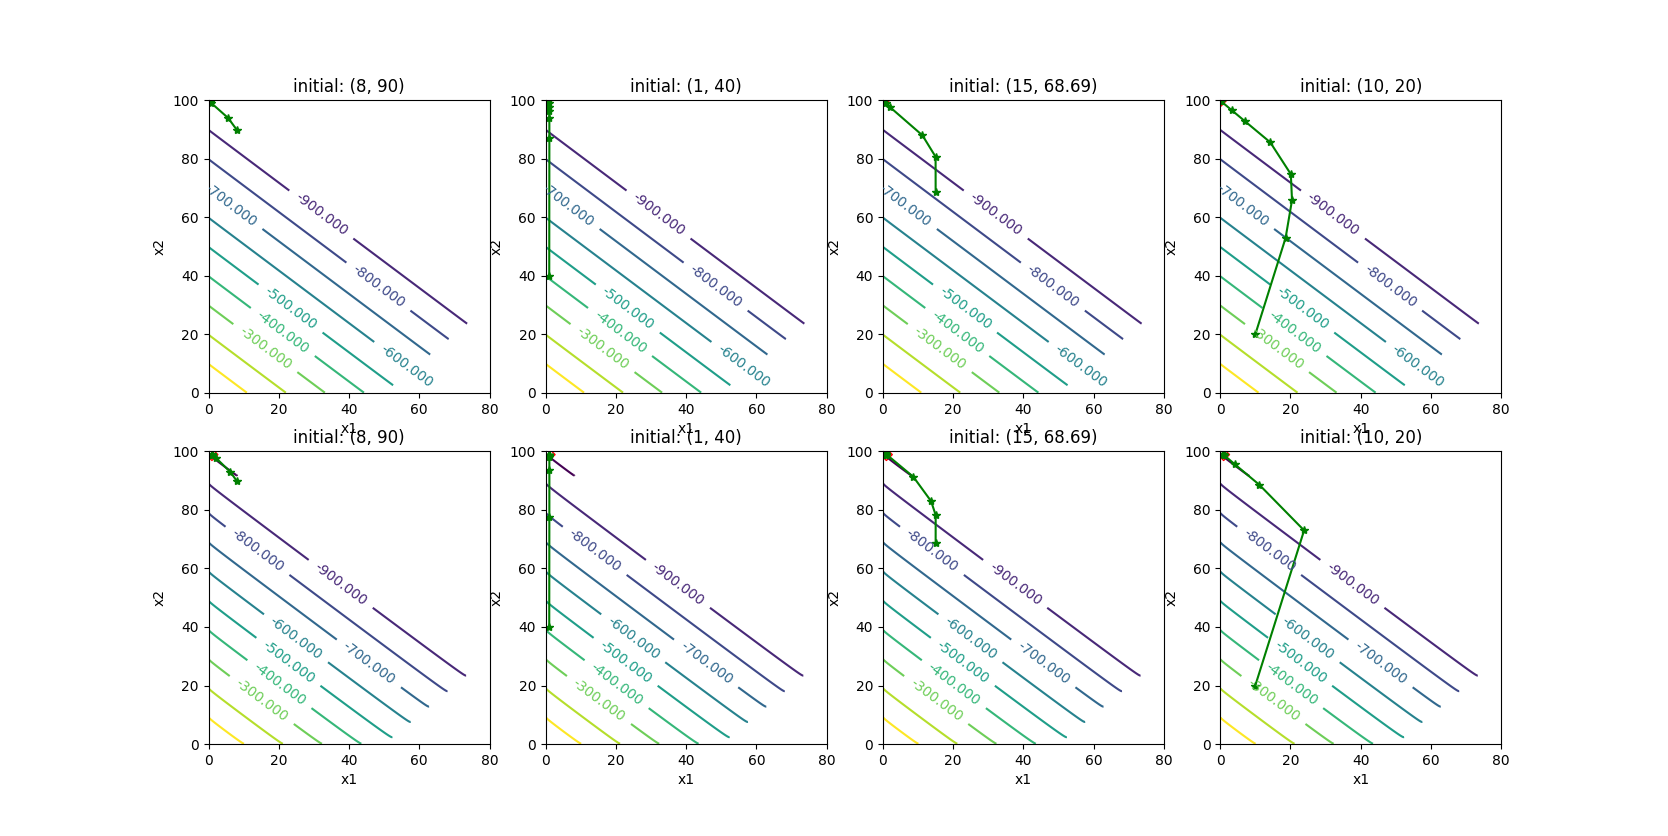

This chart was generated by the following Python code:
import numpy as np
from math import log
import matplotlib.pyplot as plt

from draw import draw_trajectory

def in_domain(x):
    return x[0]>0 and x[1]>0 and x[0]+x[1]<100 and x[0]-x[1]<50

def func(x):
    return -9 * x[0] - 10 * x[1] - mu * (np.log(100 - x[0] - x[1]) + np.log(x[0]) + np.log(x[1]) + np.log(50 - x[0] + x[1]))

def gradient(x):
    return np.array([-9 - mu / x[0] + mu / (100-x[0]-x[1]) + mu / (50-x[0]+x[1]),
                     -10 - mu/ x[1] + mu / (100-x[0]-x[1]) - mu / (50-x[0]+x[1])])

def hessian(x):
    return mu * np.array([
            [
                1/x[0]**2 + 1 / (100-x[0]-x[1])**2 + 1 / (50-x[0]+x[1])**2,
                1 / (100-x[0]-x[1])**2 - 1 / (50-x[0]+x[1])**2
            ], [
                1 / (100-x[0]-x[1])**2 - 1 / (50-x[0]+x[1])**2,
                1/x[1]**2 + 1 / (100-x[0]-x[1])**2 + 1 / (50-x[0]+x[1])**2
            ]])

def backtracking_line_search(x, p):
    alpha = 1
    gamma = 0.5
    rho = 1e-4

    g = gradient(x)
    f = func(x)
    # import pdb; pdb.set_trace()
    while not in_domain(x+alpha*p) or func(x+alpha*p) > f + rho*np.dot(g, p)*alpha:
        alpha *= gamma
    return alpha

def newton(x):
    states = [{'x': x, 'y': func(x)}]
    while True:
        g = gradient(x)
        if np.linalg.norm(g) < 1e-5:
            break

        G = hessian(x)
        s = - np.dot(np.linalg.inv(G), g)
        alpha = backtracking_line_search(x, s)
        x += alpha*s

        y = func(x)
        # import pdb; pdb.set_trace()
        if np.isnan(y):
            print('!!! out of domain')
            break
        states.append({'x': tuple(x), 'y': y, 'alpha': alpha})

    return states

if __name__ == '__main__':
    x_min = (0, 0)
    x_max = (80, 100)
    alphas = {}

    fig, ax = plt.subplots(2, 4, figsize=(16,8))

    for idx_mu, mu in enumerate((0.1, 1)):
        for idx, x in enumerate([(8, 90), (1, 40), (15, 68.69), (10, 20)]):
            states = newton(x)
            alphas.setdefault(mu, {})[x] = [s['alpha'] for s in states if 'alpha' in s]
            ax[idx_mu][idx].set_title('initial: {}'.format(x))
            draw_trajectory(*zip(*[i['x'] for i in states]), x_min, x_max, func, ax[idx_mu][idx])

    print(alphas)
    plt.show()
